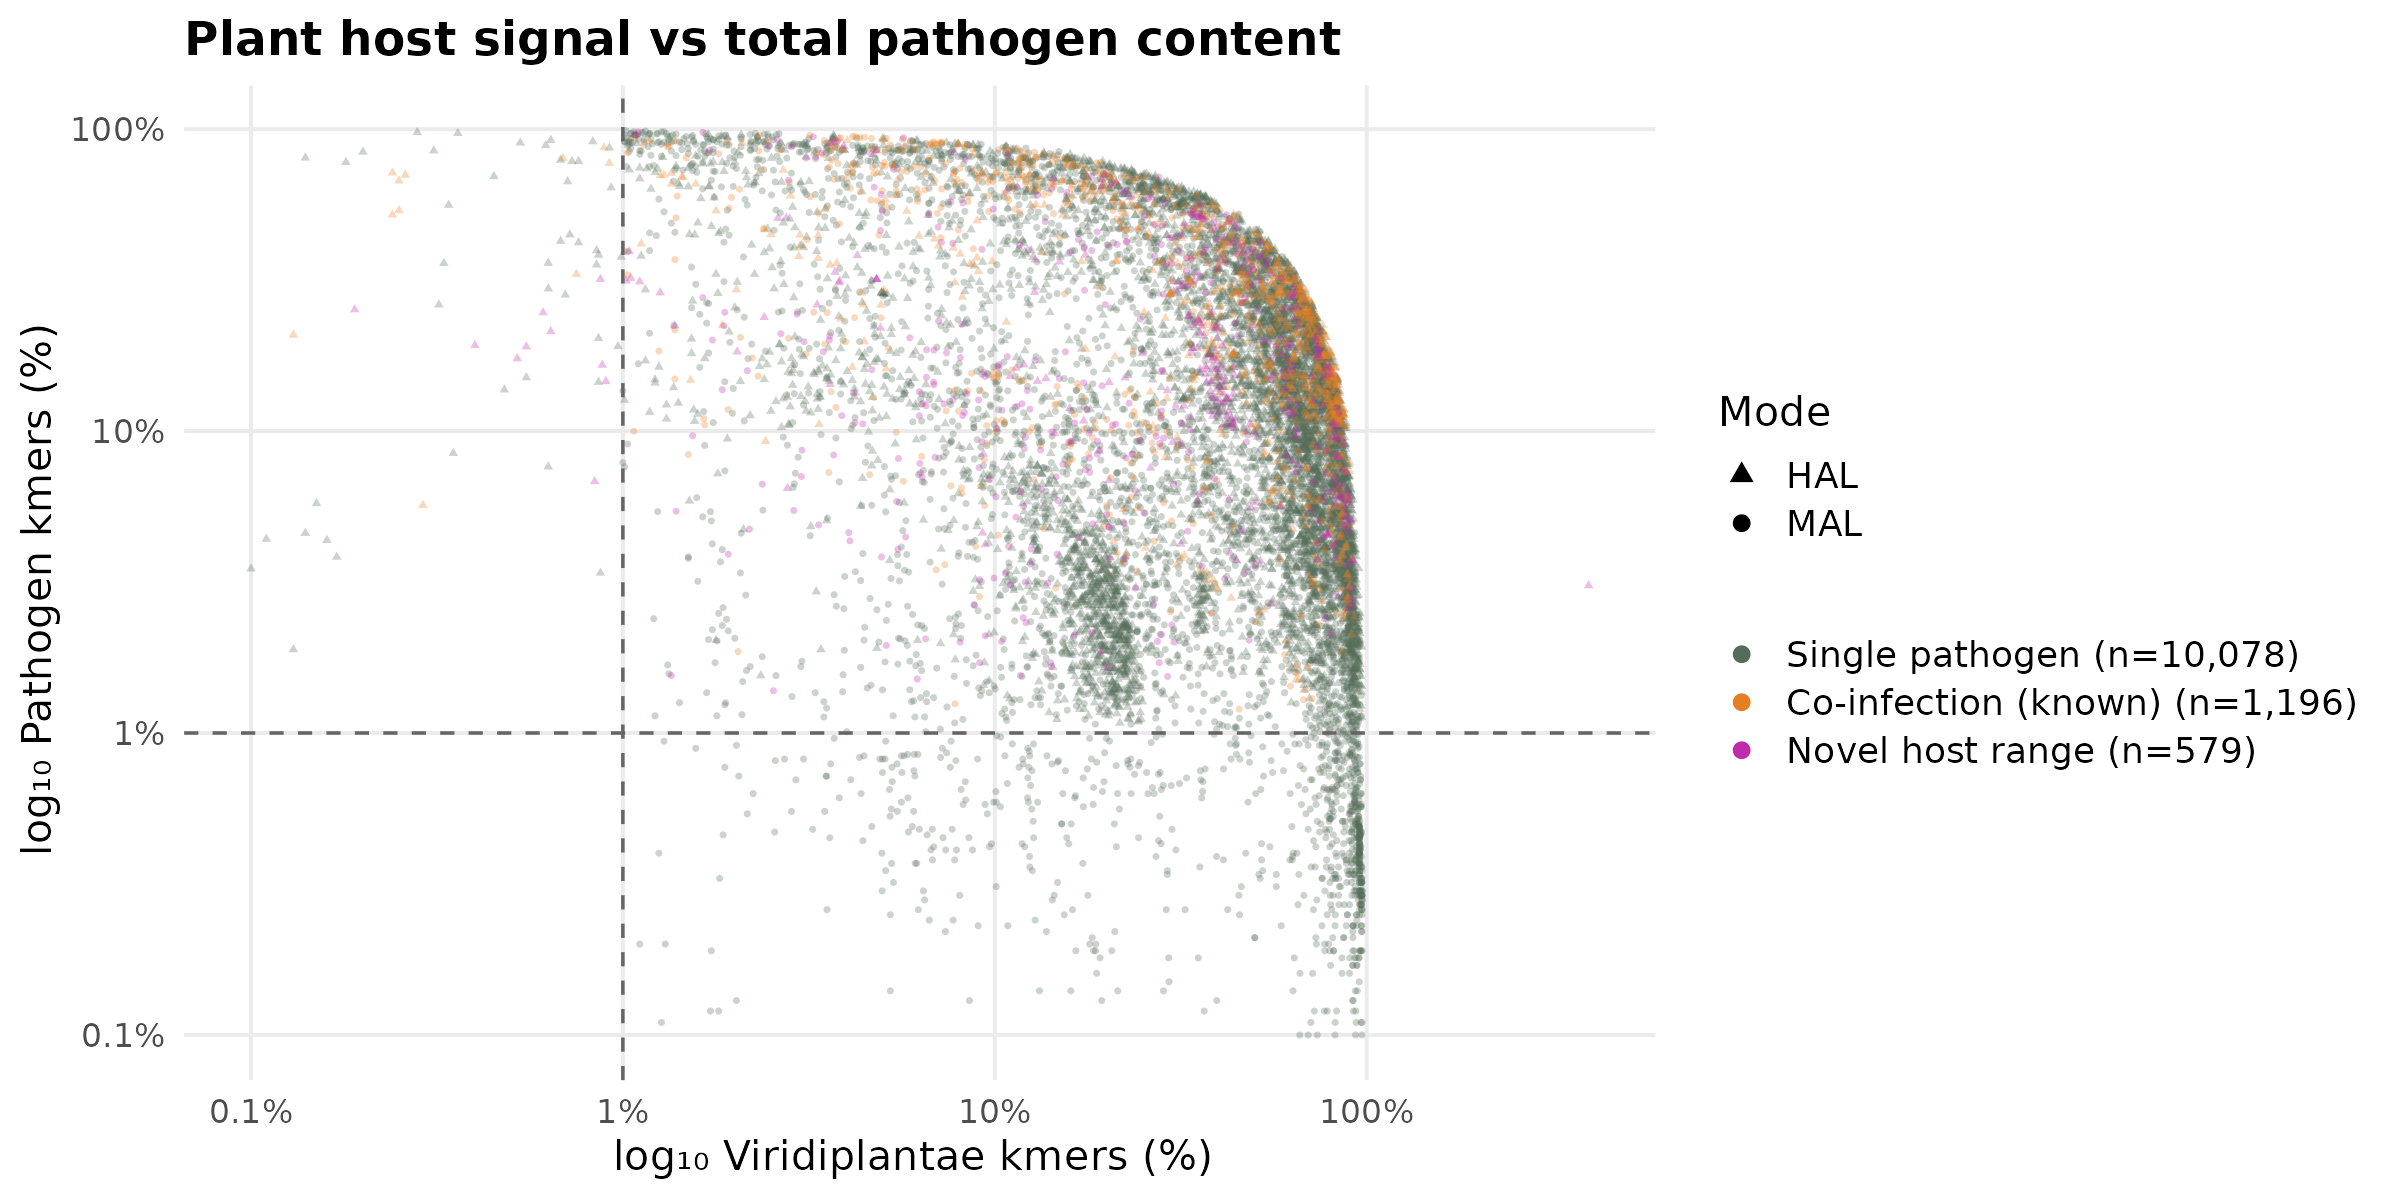

Write R code to recreate this figure.
#!/usr/bin/env Rscript
# figure/scatter/scatter.R — host % vs max pathogen % scatter, faceted by mode
# Run from crypt/: Rscript figure/scatter/scatter.R

suppressPackageStartupMessages({
  library(ggplot2); library(dplyr)
})

CRYPT_TSV <- "output/02_filter/data/crypt.tsv"
OUT       <- "figure/scatter/scatter"

FLAG_COLS <- c(
  single = "#536d589a",
  coinf  = "#e67e22",
  novel  = "#c02bac"
)
FLAG_LABS <- c(
  single = "Single pathogen",
  coinf  = "Co-infection (known)",
  novel  = "Novel host range"
)

MODE_SHAPES <- c("MAL" = 16, "HAL" = 17)   # circle, triangle

crypt <- read.delim(CRYPT_TSV, stringsAsFactors = FALSE) |>
  filter(biosample_representative == "True") |>
  mutate(
    max_pathogen_pct  = fungi_pct + virus_pct + bacteria_pct +
                        oomycete_pct + nematode_pct,
    co_infection_flag = factor(
                         case_when(
                           co_infection_flag == "single"          ~ "single",
                           interaction_status == "novel_host_range" ~ "novel",
                           TRUE                                   ~ "coinf"
                         ),
                         levels = c("single", "coinf", "novel")),
    mode_label        = toupper(mode)
  ) |>
  filter(host_pct > 0, max_pathogen_pct > 0) |>
  arrange(co_infection_flag)   # single drawn first so co-infected sits on top

n_by_flag <- crypt |>
  count(co_infection_flag) |>
  mutate(co_infection_flag = as.character(co_infection_flag))

flag_labs_n <- setNames(
  paste0(FLAG_LABS[n_by_flag$co_infection_flag],
         " (n=", formatC(n_by_flag$n, format = "d", big.mark = ","), ")"),
  n_by_flag$co_infection_flag
)

cat("BioSamples per flag:\n")
print(as.data.frame(n_by_flag))

p <- ggplot(crypt,
            aes(x = host_pct, y = max_pathogen_pct,
                colour = co_infection_flag,
                shape  = mode_label)) +
  geom_point(alpha = 0.3, size = 1.2, stroke = 0) +
  geom_vline(xintercept = 1, linetype = "dashed",
             colour = "grey40", linewidth = 0.6) +
  geom_hline(yintercept = 1, linetype = "dashed",
             colour = "grey40", linewidth = 0.6) +
  scale_x_log10(
    breaks = c(0.1, 1, 10, 100),
    labels = c("0.1%", "1%", "10%", "100%")
  ) +
  scale_y_log10(
    breaks = c(0.1, 1, 10, 100),
    labels = c("0.1%", "1%", "10%", "100%")
  ) +
  scale_colour_manual(values = FLAG_COLS, labels = flag_labs_n, name = NULL) +
  scale_shape_manual(values = MODE_SHAPES, name = "Mode") +
  guides(
    colour = guide_legend(override.aes = list(alpha = 1, size = 3)),
    shape  = guide_legend(override.aes = list(alpha = 1, size = 3))
  ) +
  labs(
    title    = "Plant host signal vs total pathogen content",
    subtitle = NULL,
    x        = "log₁₀ Viridiplantae kmers (%) ",
    y        = "log₁₀ Pathogen kmers (%) "
  ) +
  theme_minimal(base_size = 15) +
  theme(
    legend.position  = "right",
    legend.text      = element_text(size = 13),
    panel.grid.minor = element_blank(),
    plot.title       = element_text(face = "bold", size = 17),
    plot.subtitle    = element_text(colour = "grey50", size = 11),
    plot.background  = element_rect(fill = "white", colour = NA)
  )

ggsave(paste0(OUT, ".pdf"), p, width = 12, height = 6, bg = "white",
       device = cairo_pdf)
ggsave(paste0(OUT, ".png"), p, width = 12, height = 6, bg = "white", dpi = 200)
cat("Written:", paste0(OUT, ".pdf/.png\n"))
